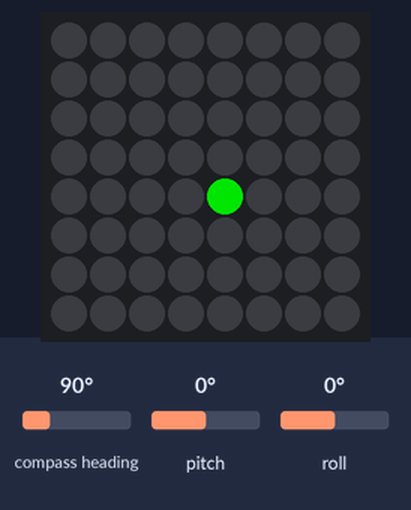
Simulated run of this program. Board: Raspberry Pi (BCM pin numbers) with a Sense HAT. Shown: the Sense HAT's 8×8 RGB LED matrix. Inputs (shaded band) come from the test bench; at power-on: pitch 0°, roll 0°, compass heading 90°. Dim RGB values are drawn brighter than linear.

Above: at 1.2 s.
1.3 s: pitch set to 3°
At 1.9 s:
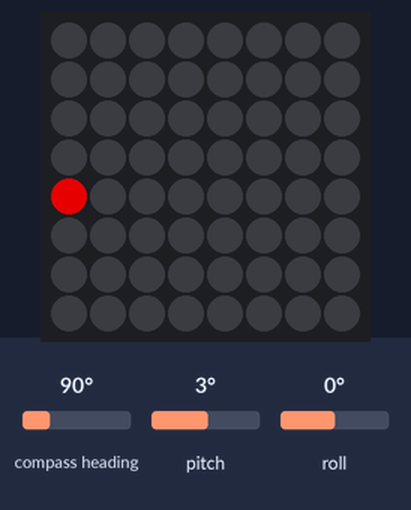
3.1 s: pitch set to 1°
4.6 s: pitch set to -2°
At 6.4 s:
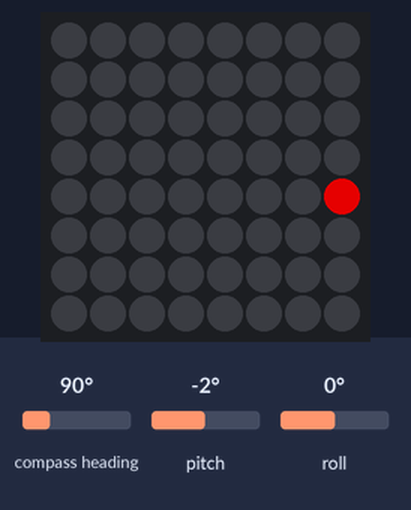
6.7 s: roll set to 3°
At 7.4 s:
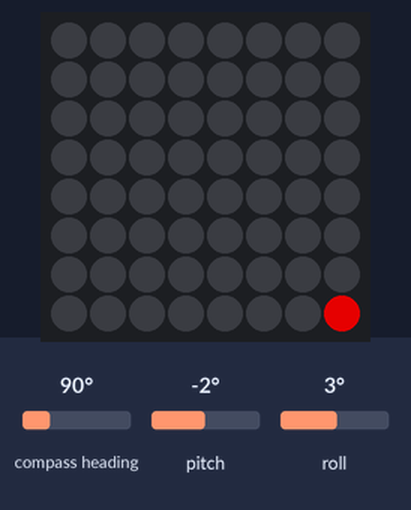
8.5 s: roll set to 1°
10.0 s: roll set to -2°
At 11.8 s:
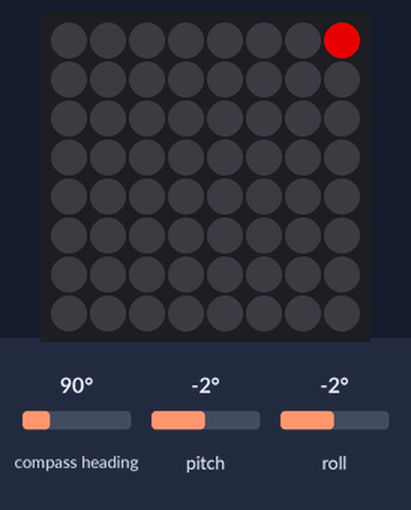
Timing chart, 0 to 13.3 s (numbered marks = the images above; inputs shaded):
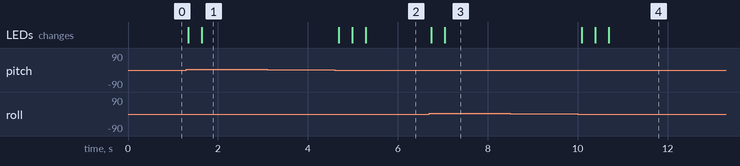

Measured:
- the behaviour switches between 0 and -1° on pitch (found by bisection; images 1 and 2)
- the behaviour switches between 0 and -1° on roll (found by bisection; images 3 and 4)
- after the input at 1.3 s, the LEDs: first change at once (image 1 shows a later state)
- after the input at 3.1 s, every drawn part: stays the same
- after the input at 4.6 s, the LEDs: first change after 0.09 s (image 2 shows a later state)
- after the input at 6.7 s, the LEDs: first change at once (image 3 shows a later state)
- after the input at 8.5 s, every drawn part: stays the same
- after the input at 10.0 s, the LEDs: first change after 0.09 s (image 4 shows a later state)

The program:

imu_move_pixel.py
```python
#!/usr/bin/python

from sense_hat import SenseHat
from time import sleep
import atexit
import math

r = (255, 0, 0)
o = (255, 127, 0)
y = (255, 255, 0)
g = (0, 255, 0)
b = (0, 0, 255)
i = (75, 0, 130)
v = (159, 0, 255)
e = (0, 0, 0)

image = [
    e, e, e, e, e, e, e, e,
    e, e, e, e, e, e, e, e,
    e, e, e, e, e, e, e, e,
    e, e, e, g, e, e, e, e,
    e, e, e, e, e, e, e, e,
    e, e, e, e, e, e, e, e,
    e, e, e, e, e, e, e, e,
    e, e, e, e, e, e, e, e
]

sense = SenseHat()
sense.low_light = True
atexit.register(sense.clear, e)


class Pixel:
    def __init__(self, x, y, color=g):
        self.x = x
        self.y = y
        self.color = color

    def __set_color(self):
        self.color = g
        if self.get_x() <= 0 or self.get_x() >= 7 or self.get_y() <= 0 or self.get_y() >= 7:
            self.color = r

    def move(self, dx, dy):
        if 0 <= self.x + dx <= 7:
            self.x += dx

        if 0 <= self.y + dy <= 7:
            self.y += dy

        self.__set_color()

    def get_x(self):
        return int(round(self.x, 0))

    def get_y(self):
        return int(round(self.y, 0))

    def __str__(self):
        return "[%d, %d, %s]" % (self.x, self.y, self.color)


pix = Pixel(4, 4)
sense.set_pixel(pix.x, pix.y, b)

speed = 1
try:
    while True:
        for event in sense.stick.get_events():
            if event.direction == "right":
                speed += 1
            elif event.direction == "left":
                if speed > 1:
                    speed -= 1

        os = sense.get_orientation_radians()
        pitch = - math.sin(os['pitch']) * speed
        roll = math.sin(os['roll']) * speed

        sense.set_pixel(pix.get_x(), pix.get_y(), e)
        pix.move(pitch, roll)
        sense.set_pixel(pix.get_x(), pix.get_y(), pix.color)

except KeyboardInterrupt:
    exit(0)
```
